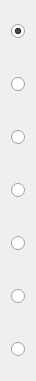
   <widget class="QWidget" name="layoutWidget_5">
    <property name="geometry">
     <rect>
      <x>252</x>
      <y>38</y>
      <width>21</width>
      <height>381</height>
     </rect>
    </property>
    <layout class="QVBoxLayout" name="verticalLayout_8">
     <property name="spacing">
      <number>25</number>
     </property>
     <item>
      <widget class="QRadioButton" name="radioButton_6">
       <property name="text">
        <string/>
       </property>
       <property name="checked">
        <bool>true</bool>
       </property>
      </widget>
     </item>
     <item>
      <widget class="QRadioButton" name="radioButton_5">
       <property name="text">
        <string/>
       </property>
      </widget>
     </item>
     <item>
      <widget class="QRadioButton" name="radioButton_4">
       <property name="text">
        <string/>
       </property>
      </widget>
     </item>
     <item>
      <widget class="QRadioButton" name="radioButton_3">
       <property name="text">
        <string/>
       </property>
      </widget>
     </item>
     <item>
      <widget class="QRadioButton" name="radioButton_2">
       <property name="text">
        <string/>
       </property>
      </widget>
     </item>
     <item>
      <widget class="QRadioButton" name="radioButton">
       <property name="text">
        <string/>
       </property>
      </widget>
     </item>
     <item>
      <widget class="QRadioButton" name="radioButton_7">
       <property name="text">
        <string/>
       </property>
      </widget>
     </item>
    </layout>
   </widget>
